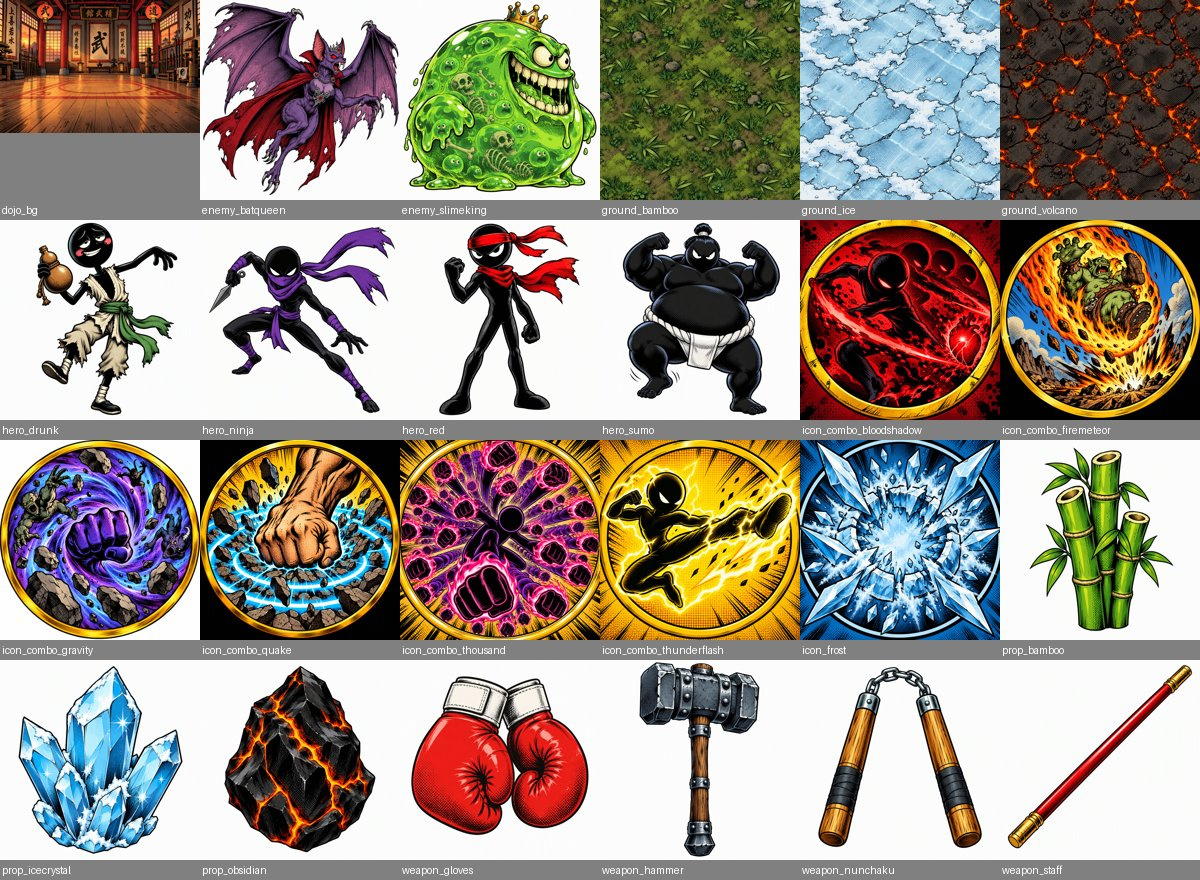

The script that saved this image:

import os,sys
from PIL import Image, ImageDraw
d=r"D:\ugc-ai\ports\stickbonk\tools\raw"
fs=sorted(f for f in os.listdir(d) if f.endswith('.png'))
W=200;cols=6;rows=(len(fs)+cols-1)//cols
sh=Image.new('RGB',(W*cols,(W+20)*rows),'gray')
dr=ImageDraw.Draw(sh)
for i,f in enumerate(fs):
    im=Image.open(os.path.join(d,f)).convert('RGB');im.thumbnail((W,W))
    x,y=(i%cols)*W,(i//cols)*(W+20)
    sh.paste(im,(x,y));dr.text((x+2,y+W+4),f[:-4],fill='white')
sh.save(r"D:\ugc-ai\ports\stickbonk\tools\sheet.jpg",quality=85)
